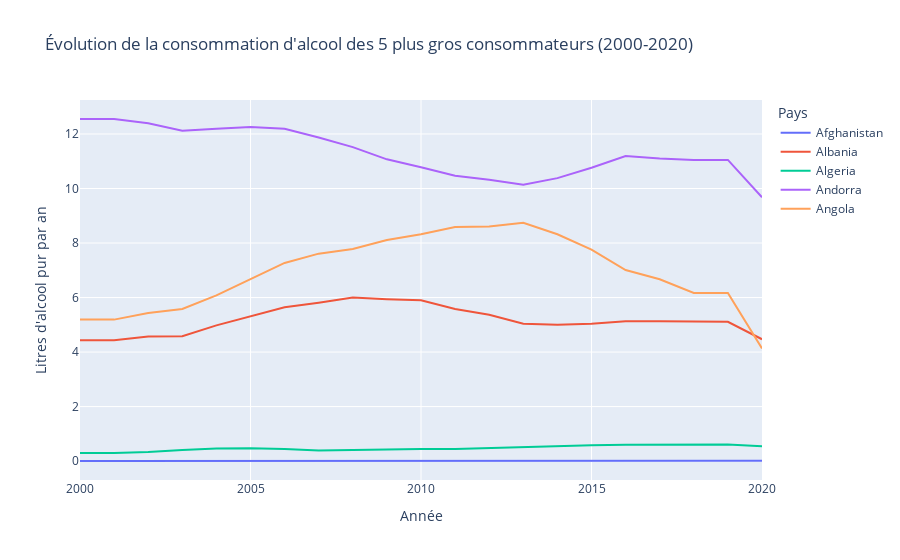

Write notebook code for a chart like this one.
### Code cell
# Ce script analyse l'évolution de la consommation d'alcool pour les 5 plus gros consommateurs
donnees_complete = pd.read_csv('donnée.csv')
top_5_pays = donnees['Pays'].head(5).tolist()
donnees_evolution = donnees_complete[donnees_complete['Entity'].isin(top_5_pays)]

fig_evolution = px.line(
    donnees_evolution,
    x='Year',
    y='Total alcohol consumption per capita (liters of pure alcohol, projected estimates, 15+ years of age)',
    color='Entity',
    title='Évolution de la consommation d\'alcool des 5 plus gros consommateurs (2000-2020)',
    labels={
        'Year': 'Année',
        'Total alcohol consumption per capita (liters of pure alcohol, projected estimates, 15+ years of age)': 'Litres d\'alcool pur par an',
        'Entity': 'Pays'
    }
)

fig_evolution.update_layout(
    xaxis_title="Année",
    yaxis_title="Litres d'alcool pur par an",
    legend_title="Pays"
)

fig_evolution.show()

### Figure 1 — Plotly figure (JSON) as saved in the notebook; plotly's stock layout.template omitted (floating-point values rounded to 4 significant figures)
{"data": [{"hovertemplate": "Pays=Afghanistan<br>Année=%{x}<br>Litres d'alcool pur par an=%{y}<extra></extra>", "legendgroup": "Afghanistan", "line": {"color": "#636efa", "dash": "solid"}, "marker": {"symbol": "circle"}, "mode": "lines", "name": "Afghanistan", "orientation": "v", "showlegend": true, "type": "scatter", "x": [2000, 2001, 2002, 2003, 2004, 2005, 2006, 2007, 2008, 2009, 2010, 2011, 2012, 2013, 2014, 2015, 2016, 2017, 2018, 2019, 2020], "xaxis": "x", "y": [0.003, 0.003, 0.007, 0.016, 0.021, 0.027, 0.025, 0.03, 0.025, 0.023, 0.012, 0.008, 0.004, 0.004, 0.004, 0.009, 0.013, 0.017, 0.016, 0.016, 0.011], "yaxis": "y"}, {"hovertemplate": "Pays=Albania<br>Année=%{x}<br>Litres d'alcool pur par an=%{y}<extra></extra>", "legendgroup": "Albania", "line": {"color": "#EF553B", "dash": "solid"}, "marker": {"symbol": "circle"}, "mode": "lines", "name": "Albania", "orientation": "v", "showlegend": true, "type": "scatter", "x": [2000, 2001, 2002, 2003, 2004, 2005, 2006, 2007, 2008, 2009, 2010, 2011, 2012, 2013, 2014, 2015, 2016, 2017, 2018, 2019, 2020], "xaxis": "x", "y": [4.43, 4.43, 4.57, 4.58, 4.98, 5.3, 5.64, 5.81, 6.0, 5.94, 5.9, 5.58, 5.37, 5.04, 5.0, 5.04, 5.13, 5.13, 5.11, 5.11, 4.47], "yaxis": "y"}, {"hovertemplate": "Pays=Algeria<br>Année=%{x}<br>Litres d'alcool pur par an=%{y}<extra></extra>", "legendgroup": "Algeria", "line": {"color": "#00cc96", "dash": "solid"}, "marker": {"symbol": "circle"}, "mode": "lines", "name": "Algeria", "orientation": "v", "showlegend": true, "type": "scatter", "x": [2000, 2001, 2002, 2003, 2004, 2005, 2006, 2007, 2008, 2009, 2010, 2011, 2012, 2013, 2014, 2015, 2016, 2017, 2018, 2019, 2020], "xaxis": "x", "y": [0.3, 0.3, 0.33, 0.41, 0.46, 0.47, 0.44, 0.39, 0.41, 0.43, 0.44, 0.44, 0.48, 0.52, 0.56, 0.58, 0.6, 0.61, 0.61, 0.61, 0.54], "yaxis": "y"}, {"hovertemplate": "Pays=Andorra<br>Année=%{x}<br>Litres d'alcool pur par an=%{y}<extra></extra>", "legendgroup": "Andorra", "line": {"color": "#ab63fa", "dash": "solid"}, "marker": {"symbol": "circle"}, "mode": "lines", "name": "Andorra", "orientation": "v", "showlegend": true, "type": "scatter", "x": [2000, 2001, 2002, 2003, 2004, 2005, 2006, 2007, 2008, 2009, 2010, 2011, 2012, 2013, 2014, 2015, 2016, 2017, 2018, 2019, 2020], "xaxis": "x", "y": [12.55, 12.55, 12.39, 12.12, 12.19, 12.26, 12.19, 11.87, 11.52, 11.07, 10.78, 10.47, 10.32, 10.14, 10.38, 10.76, 11.19, 11.1, 11.05, 11.05, 9.68], "yaxis": "y"}, {"hovertemplate": "Pays=Angola<br>Année=%{x}<br>Litres d'alcool pur par an=%{y}<extra></extra>", "legendgroup": "Angola", "line": {"color": "#FFA15A", "dash": "solid"}, "marker": {"symbol": "circle"}, "mode": "lines", "name": "Angola", "orientation": "v", "showlegend": true, "type": "scatter", "x": [2000, 2001, 2002, 2003, 2004, 2005, 2006, 2007, 2008, 2009, 2010, 2011, 2012, 2013, 2014, 2015, 2016, 2017, 2018, 2019, 2020], "xaxis": "x", "y": [5.19, 5.19, 5.43, 5.58, 6.08, 6.69, 7.27, 7.61, 7.78, 8.11, 8.32, 8.59, 8.61, 8.74, 8.32, 7.76, 7.01, 6.67, 6.17, 6.17, 4.13], "yaxis": "y"}], "layout": {"legend": {"title": {"text": "Pays"}, "tracegroupgap": 0}, "title": {"text": "Évolution de la consommation d'alcool des 5 plus gros consommateurs (2000-2020)"}, "xaxis": {"anchor": "y", "domain": [0, 1], "title": {"text": "Année"}}, "yaxis": {"anchor": "x", "domain": [0, 1], "title": {"text": "Litres d'alcool pur par an"}}}}
